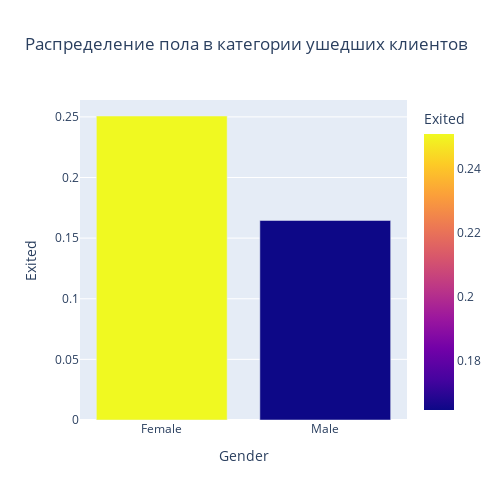

This figure's notebook cell:
### Markdown cell above
ВЫВОД №5.На данном графике явной взаимосвязи не видно. Распределение лояльных и ушедших клиентов равномерное по всему полю гарфика.

### Code cell
# Задание 9.6
# Прозводим группировку по столбцу Пола клиентов и считаем долю ушедших клиентов через среднее значение
gender_departed=churn_data.groupby(['Gender'])['Exited'].mean()

#Задаем параметры для построения графика
fig_6 = px.bar(
    data_frame=gender_departed,   #датафрейм
    x=gender_departed.index,   #ось Х
    y='Exited',   #ось У
    color="Exited",   #к какому критерию произведена привязкапо цвету
    height=500,   #выоста
    width=500,   #ширина
    title='Распределение пола в категории ушедших клиентов',   #заголовок
)

#Отображаем график
fig_6.show()

### Figure 1 — Plotly figure (JSON) as saved in the notebook; plotly's stock layout.template omitted (floating-point values rounded to 4 significant figures)
{"data": [{"alignmentgroup": "True", "hovertemplate": "Gender=%{x}<br>Exited=%{marker.color}<extra></extra>", "legendgroup": "", "marker": {"color": [0.2507, 0.1646], "coloraxis": "coloraxis", "pattern": {"shape": ""}}, "name": "", "offsetgroup": "", "orientation": "v", "showlegend": false, "textposition": "auto", "type": "bar", "x": ["Female", "Male"], "xaxis": "x", "y": [0.2507, 0.1646], "yaxis": "y"}], "layout": {"barmode": "relative", "coloraxis": {"colorbar": {"title": {"text": "Exited"}}, "colorscale": [[0, "#0d0887"], [0.1111, "#46039f"], [0.2222, "#7201a8"], [0.3333, "#9c179e"], [0.4444, "#bd3786"], [0.5556, "#d8576b"], [0.6667, "#ed7953"], [0.7778, "#fb9f3a"], [0.8889, "#fdca26"], [1, "#f0f921"]]}, "height": 500, "legend": {"tracegroupgap": 0}, "title": {"text": "Распределение пола в категории ушедших клиентов"}, "width": 500, "xaxis": {"anchor": "y", "domain": [0, 1], "title": {"text": "Gender"}}, "yaxis": {"anchor": "x", "domain": [0, 1], "title": {"text": "Exited"}}}}
